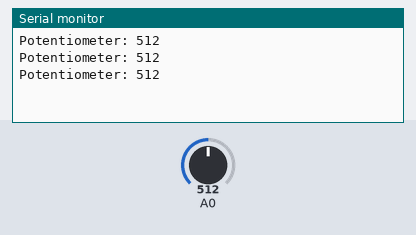
Bench run of a sketch on a simulated Arduino Uno, built with avr-gcc and run on an emulated ATmega328P. On the bench: the last lines printed to the serial monitor. Inputs (shaded band) come from the test bench; at power-on: A0 = 512.

Above: at 1.3 s.
1.4 s: A0 set to 716
At 1.9 s:
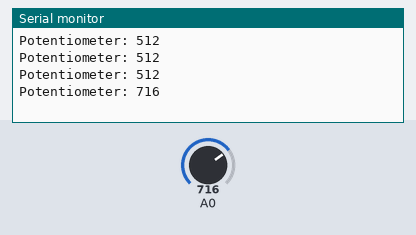
2.9 s: A0 set to 900
At 3.4 s:
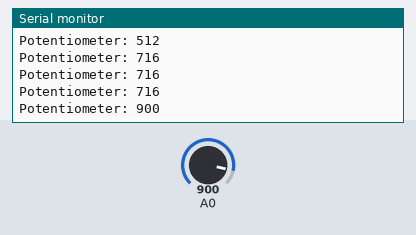
Timing chart, 0 to 5.9 s (numbered marks = the images above; inputs shaded):
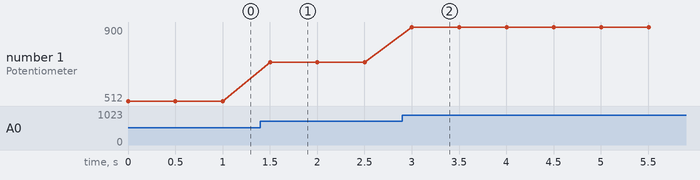

Measured:
- after the input at 1.4 s, the serial monitor: prints a new line after 0.10 s (image 1)
- after the input at 2.9 s, the serial monitor: prints a new line after 0.10 s (image 2)
- plotted number 1: 512 → 716 after the input at 1.4 s, 716 → 900 after the input at 2.9 s

The sketch:

Potensiometer.ino
```cpp
void setup() {
  Serial.begin(9600);
  pinMode(A0, INPUT);
}

void loop() {
  int potValue = analogRead(A0);
  Serial.print("Potentiometer: ");
  Serial.println(potValue);

  delay(500);
}
```
